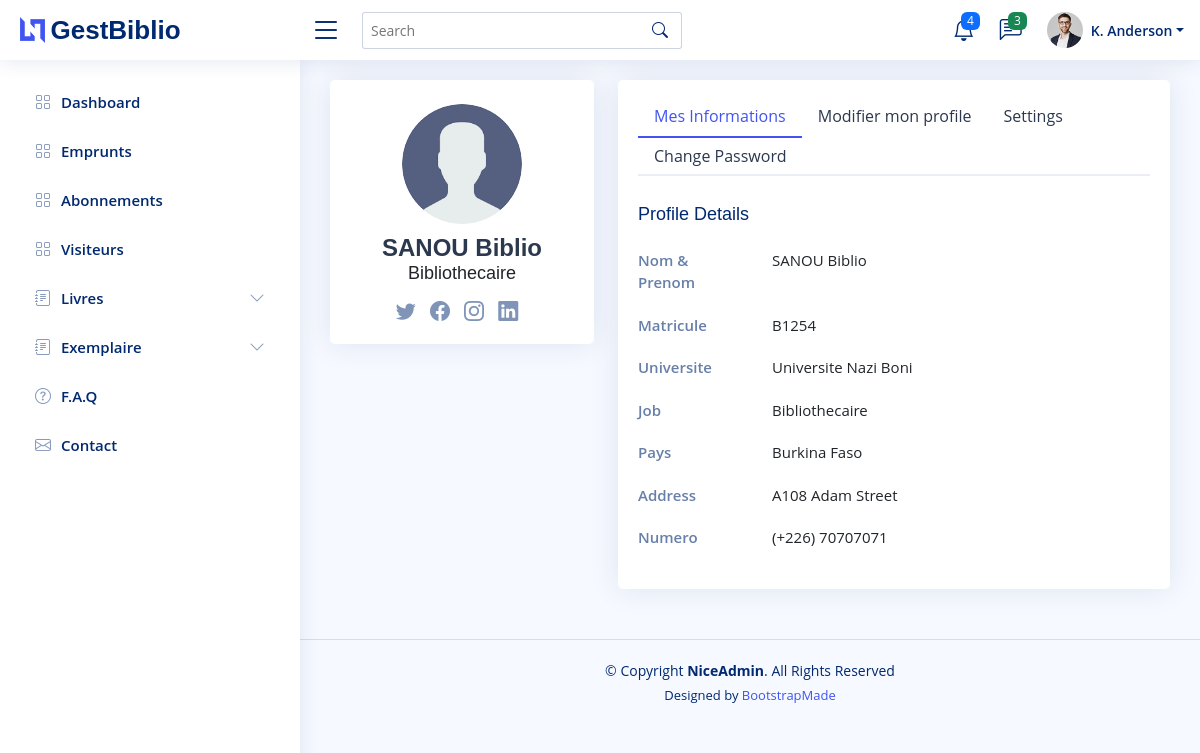
Page /user/biblio/profile/ on the committed database.
### util/models.py (models this page shows, shortened)
class Utilisateur(models.Model):
    nom = models.CharField(max_length=50)
    prenom = models.CharField(max_length=50)
    numero = models.CharField(max_length=25,unique=True,null=False)
    matricule = models.CharField(max_length=25,blank=True)
    password = models.CharField(max_length=130)
    is_admin = models.BooleanField(default=False)
    is_biblio = models.BooleanField(default=True)
    last_login = models.DateTimeField(null=True, blank=True)
    created_at = models.DateTimeField(auto_now_add=True)

### util/views.py (the view)
# urls.py: path('biblio/profile/',views.profilBibilo,name="profilBibilo"),
def profilBibilo(request):
    context = {
        "biblio" : Bibliothecaire.objects.all()[0]
    }
    return render(request, "util/biblio-profile.html", context)

### templates/util/biblio-profile.html (shortened to what this page needs)
{% extends 'layout.html' %}
{% load static %}
{% block content %}
<section class="section profile">
    <div class="row">
      <div class="col-xl-4">
        <div class="card">
          <div class="card-body profile-card pt-4 d-flex flex-column align-items-center">
            <img src="{% static 'images/profile/user.png' %}" alt="Profile" class="rounded-circle">
            <h2>{{ biblio.nom|upper }} {{ biblio.prenom }}</h2>
            <h3>Bibliothecaire</h3>
            <div class="social-links mt-2">
              <a href="#" class="twitter"><i class="bi bi-twitter"></i></a>
              <a href="#" class="facebook"><i class="bi bi-facebook"></i></a>
              <a href="#" class="instagram"><i class="bi bi-instagram"></i></a>
              <a href="#" class="linkedin"><i class="bi bi-linkedin"></i></a>
            </div>
          </div>
        </div>
      </div>
      <div class="col-xl-8">
        <div class="card">
          <div class="card-body pt-3">
            <ul class="nav nav-tabs nav-tabs-bordered">
              <li class="nav-item">
                <button class="nav-link active" data-bs-toggle="tab" data-bs-target="#profile-overview">Mes Informations</button>
              </li>
              <li class="nav-item">
                <button class="nav-link" data-bs-toggle="tab" data-bs-target="#profile-edit">Modifier mon profile</button>
              </li>
              <li class="nav-item">
                <button class="nav-link" data-bs-toggle="tab" data-bs-target="#profile-settings">Settings</button>
              </li>
              <li class="nav-item">
                <button class="nav-link" data-bs-toggle="tab" data-bs-target="#profile-change-password">Change Password</button>
              </li>
            </ul>
            <div class="tab-content pt-2">
              <div class="tab-pane fade show active profile-overview" id="profile-overview">
                <h5 class="card-title">Profile Details</h5>
                <div class="row">
                  <div class="col-lg-3 col-md-4 label ">Nom & Prenom</div>
                  <div class="col-lg-9 col-md-8">{{ biblio.nom|upper }} {{ biblio.prenom }}</div>
                </div>
                <div class="row">
                    <div class="col-lg-3 col-md-4 label">Matricule</div>
                    <div class="col-lg-9 col-md-8">{{ biblio.matricule }}</div>
                </div>
                <div class="row">
                  <div class="col-lg-3 col-md-4 label">Universite</div>
                  <div class="col-lg-9 col-md-8">Universite Nazi Boni</div>
                </div>
                <div class="row">
                  <div class="col-lg-3 col-md-4 label">Job</div>
                  <div class="col-lg-9 col-md-8">Bibliothecaire</div>
                </div>
                <div class="row">
                  <div class="col-lg-3 col-md-4 label">Pays</div>
                  <div class="col-lg-9 col-md-8">Burkina Faso</div>
                </div>
                <div class="row">
                  <div class="col-lg-3 col-md-4 label">Address</div>
                  <div class="col-lg-9 col-md-8">A108 Adam Street</div>
                </div>
                <div class="row">
                  <div class="col-lg-3 col-md-4 label">Numero</div>
                  <div class="col-lg-9 col-md-8">(+226) {{ biblio.numero }}</div>
                </div>
              </div>
            </div>
          </div>
        </div>
      </div>
    </div>
  </section>
{% endblock content %}

### static/assets/css/style.css (style rules this page uses)
:root { scroll-behavior: smooth; }
body { font-family: "Open Sans", sans-serif; background: #f6f9ff; color: #444444; }
a { color: #4154f1; text-decoration: none; }
h1, h2, h3, h4, h5, h6 { font-family: "Nunito", sans-serif; }
.card { margin-bottom: 30px; border: none; border-radius: 5px; box-shadow: 0px 0 30px rgba(1, 41, 112, 0.1); }
.card-title { padding: 20px 0 15px 0; font-size: 18px; font-weight: 500; color: #012970; font-family: "Poppins", sans-serif; }
.card-body { padding: 0 20px 20px 20px; }
.nav-tabs-bordered { border-bottom: 2px solid #ebeef4; }
.nav-tabs-bordered .nav-link { margin-bottom: -2px; border: none; color: #2c384e; }
.nav-tabs-bordered .nav-link.active { background-color: #fff; color: #4154f1; border-bottom: 2px solid #4154f1; }
.profile .profile-card img { max-width: 120px; }
.profile .profile-card h2 { font-size: 24px; font-weight: 700; color: #2c384e; margin: 10px 0 0 0; }
.profile .profile-card h3 { font-size: 18px; }
.profile .profile-card .social-links a { font-size: 20px; display: inline-block; color: rgba(1, 41, 112, 0.5); line-height: 0; margin-right: 10px; transition: 0.3s; }
.profile .profile-overview .row { margin-bottom: 20px; font-size: 15px; }
.profile .profile-overview .card-title { color: #012970; }
.profile .profile-overview .label { font-weight: 600; color: rgba(1, 41, 112, 0.6); }

### rows in the picture
Utilisateur: nom "SANOU", prenom "Biblio", matricule "B1254", numero "70707071"
